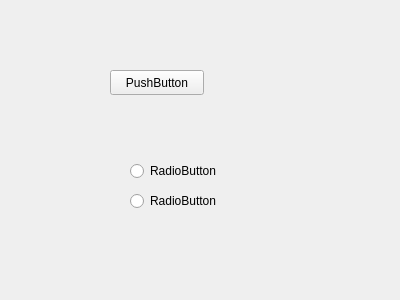
<?xml version="1.0" encoding="UTF-8"?>
<ui version="4.0">
 <class>GraphEditPanel</class>
 <widget class="QWidget" name="GraphEditPanel">
  <property name="geometry">
   <rect>
    <x>0</x>
    <y>0</y>
    <width>400</width>
    <height>300</height>
   </rect>
  </property>
  <property name="windowTitle">
   <string>Form</string>
  </property>
  <widget class="QPushButton" name="pushButton">
   <property name="geometry">
    <rect>
     <x>110</x>
     <y>70</y>
     <width>94</width>
     <height>25</height>
    </rect>
   </property>
   <property name="text">
    <string>PushButton</string>
   </property>
  </widget>
  <widget class="QRadioButton" name="radioButton">
   <property name="geometry">
    <rect>
     <x>130</x>
     <y>160</y>
     <width>110</width>
     <height>22</height>
    </rect>
   </property>
   <property name="text">
    <string>RadioButton</string>
   </property>
  </widget>
  <widget class="QRadioButton" name="radioButton_2">
   <property name="geometry">
    <rect>
     <x>130</x>
     <y>190</y>
     <width>110</width>
     <height>22</height>
    </rect>
   </property>
   <property name="text">
    <string>RadioButton</string>
   </property>
  </widget>
 </widget>
 <resources/>
 <connections/>
</ui>
